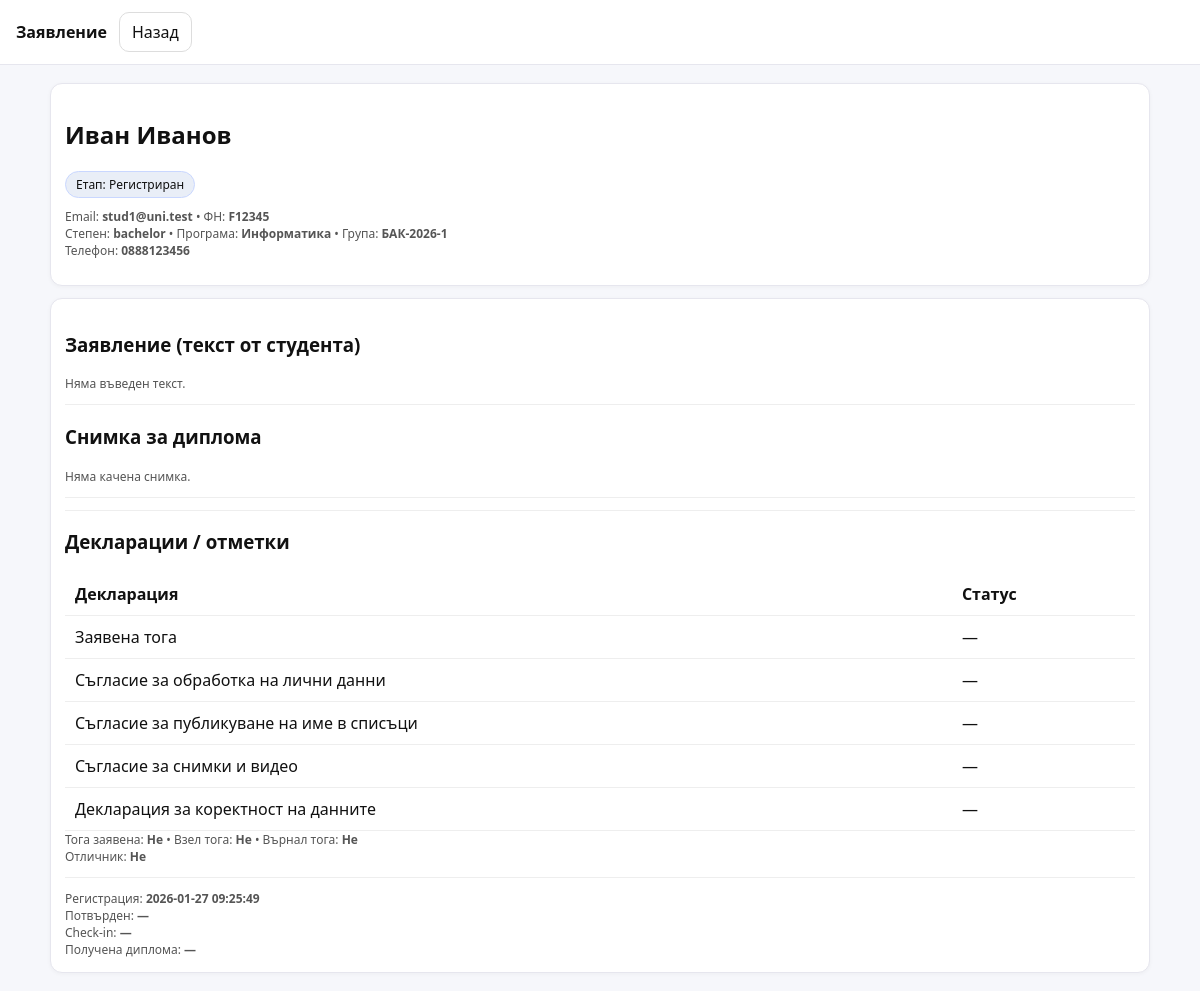
/admin/student_view.php?id=1 (signed in), run on the app's committed database.
### tables this page shows
CREATE TABLE students (
  id INT AUTO_INCREMENT PRIMARY KEY,
  user_id INT NOT NULL UNIQUE,
  faculty_no VARCHAR(50) NOT NULL UNIQUE,
  degree ENUM('bachelor','master','phd') NOT NULL,
  program_name VARCHAR(190) NOT NULL,
  group_code VARCHAR(50) NOT NULL,    
  phone VARCHAR(50) NULL,
  FOREIGN KEY (user_id) REFERENCES users(id) ON DELETE CASCADE
);

CREATE TABLE users (
  id INT AUTO_INCREMENT PRIMARY KEY,
  email VARCHAR(190) NOT NULL UNIQUE,
  pass_hash VARCHAR(255) NOT NULL,
  role ENUM('student','admin','superadmin') NOT NULL DEFAULT 'student',
  full_name VARCHAR(190) NOT NULL,
  created_at TIMESTAMP DEFAULT CURRENT_TIMESTAMP
);

CREATE TABLE grad_process (
  id INT AUTO_INCREMENT PRIMARY KEY,
  student_id INT NOT NULL UNIQUE,
  stage TINYINT NOT NULL DEFAULT 0,
  registered_at TIMESTAMP DEFAULT CURRENT_TIMESTAMP,
  confirmed_at TIMESTAMP NULL,
  ceremony_checked_in_at TIMESTAMP NULL,
  diploma_received_at TIMESTAMP NULL,
  gown_requested TINYINT NOT NULL DEFAULT 0,
  gown_taken TINYINT NOT NULL DEFAULT 0,
  gown_returned TINYINT NOT NULL DEFAULT 0,
  is_honors TINYINT NOT NULL DEFAULT 0,
  reward_badge TINYINT NOT NULL DEFAULT 0,
  reward_calendar TINYINT NOT NULL DEFAULT 0,
  notes TEXT NULL,
  FOREIGN KEY (student_id) REFERENCES students(id) ON DELETE CASCADE
);

### inc/db.php (called while the page is built, shortened)
<?php
function db(): PDO {
  $dsn = "mysql:host=" . DB_HOST . ";dbname=" . DB_NAME . ";charset=utf8mb4";
  $pdo = new PDO($dsn, DB_USER, DB_PASS, [
    PDO::ATTR_ERRMODE => PDO::ERRMODE_EXCEPTION,
    PDO::ATTR_DEFAULT_FETCH_MODE => PDO::FETCH_ASSOC
  ]);
  return $pdo;
}

### inc/helpers.php (called while the page is built)
<?php
function h($s){ return htmlspecialchars((string)$s, ENT_QUOTES, 'UTF-8'); }
function stage_label(int $s): string {
  return match($s){
    0 => 'Регистриран',
    1 => 'Потвърден',
    2 => 'На церемония',
    3 => 'Завършен',
    default => 'Неизвестно'
  };
}
function stage_class(int $s): string {
  return match($s){
    0 => 'stage-0',
    1 => 'stage-1',
    2 => 'stage-2',
    3 => 'stage-3',
    default => 'stage-x'
  };
}

### admin/student_view.php (the view, shortened to what this page needs)
<?php
require_once __DIR__.'/../inc/helpers.php';
$id = (int)($_GET['id'] ?? 0);
$stmt = db()->prepare("
  SELECT
    s.id AS student_id,
    s.faculty_no, s.degree, s.program_name, s.group_code, s.phone, s.photo,
    u.full_name, u.email,
    gp.stage, gp.registered_at, gp.confirmed_at, gp.ceremony_checked_in_at, gp.diploma_received_at,
    gp.gown_requested, gp.gown_taken, gp.gown_returned,
    gp.is_honors,
    gp.notes,
    gp.agree_personal_data, gp.agree_public_name, gp.agree_photos, gp.declare_correct
  FROM students s
  JOIN users u ON u.id=s.user_id
  JOIN grad_process gp ON gp.student_id=s.id
  WHERE s.id=?
");
$stmt->execute([$id]);
$st = $stmt->fetch();
?>
<!doctype html>
<html lang="bg">
<head>
  <link rel="stylesheet" href="/graduation/assets/styles.css">
</head>
<body>
<div class="topbar">
  <b>Заявление</b>
  <a class="btn" href="/graduation/admin/dashboard.php">Назад</a>
</div>
<div class="container">
  <div class="card">
    <h2><?=h($st['full_name'])?></h2>
    <div class="badge <?=h(stage_class((int)$st['stage']))?>">
      Етап: <?=h(stage_label((int)$st['stage']))?>
    </div>
    <p class="small" style="margin-top:10px">
      Email: <b><?=h($st['email'])?></b> • ФН: <b><?=h($st['faculty_no'])?></b><br>
      Степен: <b><?=h($st['degree'])?></b> • Програма: <b><?=h($st['program_name'])?></b> • Група: <b><?=h($st['group_code'])?></b><br>
      Телефон: <b><?=h($st['phone'] ?? '')?></b>
    </p>
  </div>
  <div class="card">
    <h3>Заявление (текст от студента)</h3>
    <?php if(empty($st['notes'])): ?>
      <div class="small">Няма въведен текст.</div>
    <?php else: ?>
      <div style="white-space:pre-wrap; line-height:1.5">
        <?= h($st['notes']) ?>
      </div>
    <?php endif; ?>
    <hr style="border:none;border-top:1px solid #eee;margin:12px 0">
    <h3>Снимка за диплома</h3>
    <?php if(!empty($st['photo'])): ?>
      <img
        src="/graduation/uploads/<?=h($st['photo'])?>"
        alt="Снимка за диплома"
        style="max-width:240px;border-radius:12px;border:1px solid #ddd;"
      >
    <?php else: ?>
      <div class="small">Няма качена снимка.</div>
    <?php endif; ?>
    <hr style="border:none;border-top:1px solid #eee;margin:12px 0">
    <hr style="border:none;border-top:1px solid #eee;margin:12px 0">
<h3>Декларации / отметки</h3>
<table class="table">
  <thead>
    <tr>
      <th>Декларация</th>
      <th>Статус</th>
    </tr>
  </thead>
  <tbody>
    <tr>
      <td>Заявена тога</td>
      <td><?= $st['gown_requested'] ? '✅' : '—' ?></td>
    </tr>
    <tr>
      <td>Съгласие за обработка на лични данни</td>
      <td><?= $st['agree_personal_data'] ? '✅' : '—' ?></td>
    </tr>
    <tr>
      <td>Съгласие за публикуване на име в списъци</td>
      <td><?= $st['agree_public_name'] ? '✅' : '—' ?></td>
    </tr>
    <tr>
      <td>Съгласие за снимки и видео</td>
      <td><?= $st['agree_photos'] ? '✅' : '—' ?></td>
    </tr>
    <tr>
      <td>Декларация за коректност на данните</td>
      <td><?= $st['declare_correct'] ? '✅' : '—' ?></td>
    </tr>
  </tbody>
</table>
    <div class="small">
      Тога заявена: <b><?= $st['gown_requested'] ? 'Да' : 'Не' ?></b> •
      Взел тога: <b><?= $st['gown_taken'] ? 'Да' : 'Не' ?></b> •
      Върнал тога: <b><?= $st['gown_returned'] ? 'Да' : 'Не' ?></b><br>
      Отличник: <b><?= $st['is_honors'] ? 'Да' : 'Не' ?></b>
    </div>
    <hr style="border:none;border-top:1px solid #eee;margin:12px 0">
    <div class="small">
      Регистрация: <b><?=h($st['registered_at'])?></b><br>
      Потвърден: <b><?=h($st['confirmed_at'] ?? '—')?></b><br>
      Check-in: <b><?=h($st['ceremony_checked_in_at'] ?? '—')?></b><br>
      Получена диплома: <b><?=h($st['diploma_received_at'] ?? '—')?></b>
    </div>
  </div>
</div>
</body>
</html>

### assets/styles.css (style rules this page uses)
:root { font-family:system-ui,Segoe UI,Arial; }
body { margin:0;background:#f6f7fb;color:#111; }
.topbar { display:flex;gap:12px;align-items:center;padding:12px 16px;background:#fff;border-bottom:1px solid #e6e6ee; }
.container { max-width:1100px;margin:18px auto;padding:0 14px; }
.card { background:#fff;border:1px solid #e6e6ee;border-radius:12px;padding:14px;margin:12px 0;box-shadow:0 1px 4px rgba(0,0,0,.04); }
.table { width:100%;border-collapse:collapse; }
.table th,.table td { padding:10px;border-bottom:1px solid #eee;text-align:left; }
.badge { display:inline-block;padding:4px 10px;border-radius:999px;font-size:12px;border:1px solid #ddd;background:#fafafa; }
.stage-0 { background:#e9eef7;border-color:#c9d7ff; }
.small { font-size:12px;color:#555; }
.btn { display:inline-block;padding:8px 12px;border-radius:10px;border:1px solid #ddd;background:#fff;cursor:pointer;text-decoration:none;color:#111; }

### data on the page
students: user.full_name "Иван Иванов", grad_process.stage "Регистриран", user.email "stud1@uni.test", faculty_no "F12345", degree "bachelor", program_name "Информатика", group_code "БАК-2026-1", phone "0888123456", grad_process.registered_at "2026-01-27 09:25:49", grad_process.confirmed_at "—", grad_process.ceremony_checked_in_at "—", grad_process.diploma_received_at "—"
